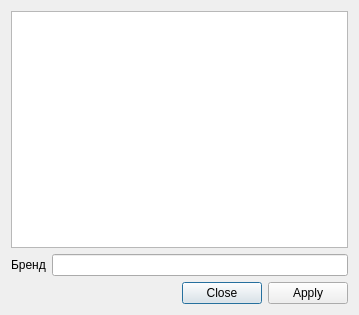
<?xml version="1.0" encoding="UTF-8"?>
<ui version="4.0">
 <class>ShowInformation</class>
 <widget class="QDialog" name="ShowInformation">
  <property name="geometry">
   <rect>
    <x>0</x>
    <y>0</y>
    <width>359</width>
    <height>315</height>
   </rect>
  </property>
  <property name="windowTitle">
   <string>Dialog</string>
  </property>
  <layout class="QVBoxLayout" name="verticalLayout">
   <item>
    <widget class="QTableView" name="tableView"/>
   </item>
   <item>
    <layout class="QHBoxLayout" name="horizontalLayout">
     <item>
      <widget class="QLabel" name="label">
       <property name="text">
        <string>Бренд</string>
       </property>
      </widget>
     </item>
     <item>
      <widget class="QLineEdit" name="brandEdit"/>
     </item>
    </layout>
   </item>
   <item>
    <widget class="QDialogButtonBox" name="buttonBox">
     <property name="orientation">
      <enum>Qt::Horizontal</enum>
     </property>
     <property name="standardButtons">
      <set>QDialogButtonBox::Apply|QDialogButtonBox::Close</set>
     </property>
    </widget>
   </item>
  </layout>
 </widget>
 <resources/>
 <connections>
  <connection>
   <sender>buttonBox</sender>
   <signal>accepted()</signal>
   <receiver>ShowInformation</receiver>
   <slot>accept()</slot>
   <hints>
    <hint type="sourcelabel">
     <x>248</x>
     <y>254</y>
    </hint>
    <hint type="destinationlabel">
     <x>157</x>
     <y>274</y>
    </hint>
   </hints>
  </connection>
  <connection>
   <sender>buttonBox</sender>
   <signal>rejected()</signal>
   <receiver>ShowInformation</receiver>
   <slot>reject()</slot>
   <hints>
    <hint type="sourcelabel">
     <x>316</x>
     <y>260</y>
    </hint>
    <hint type="destinationlabel">
     <x>286</x>
     <y>274</y>
    </hint>
   </hints>
  </connection>
 </connections>
</ui>
